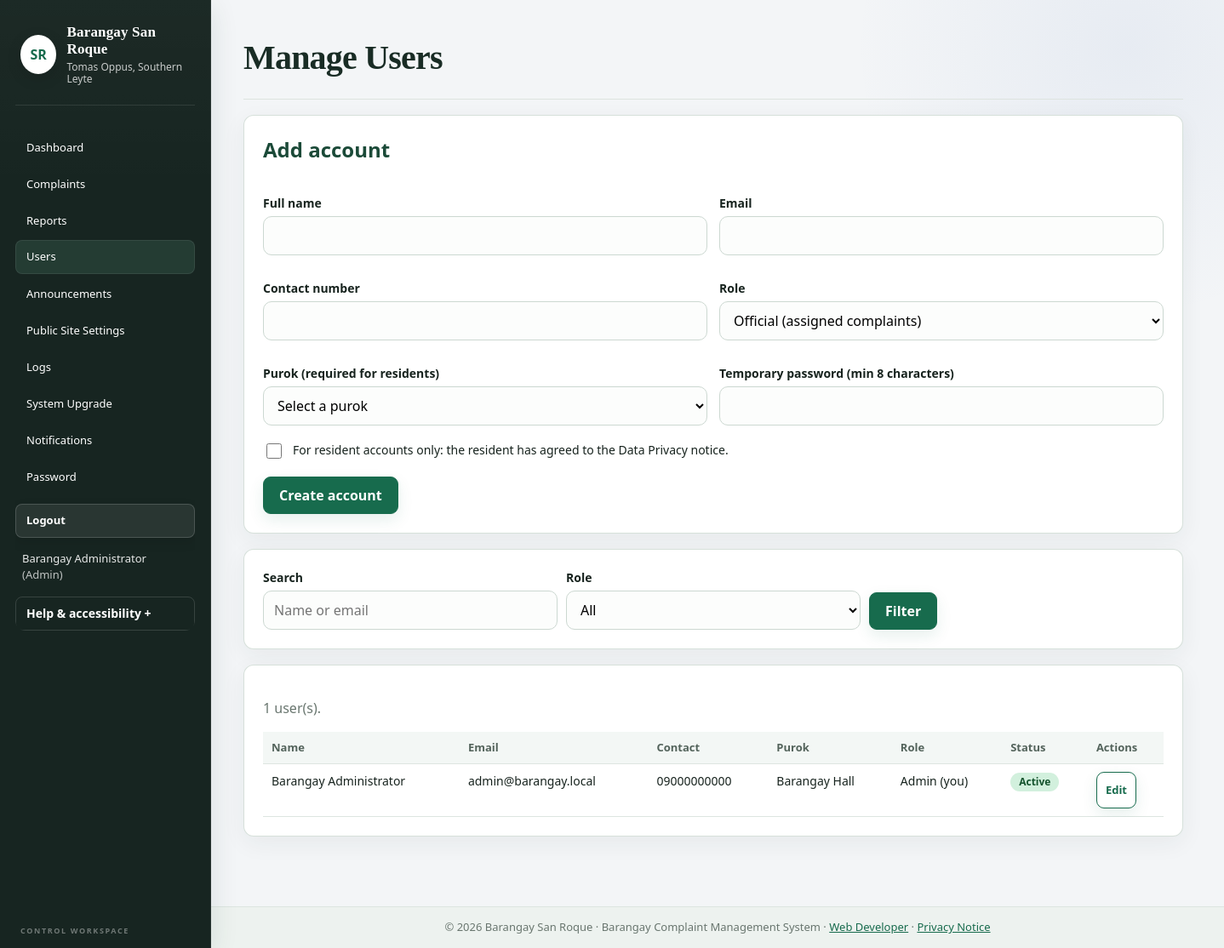
The page /admin/users.php (signed in) on the database its author committed.
### tables this page shows
CREATE TABLE users (
  id             INT AUTO_INCREMENT PRIMARY KEY,
  full_name      VARCHAR(100) NOT NULL,
  email          VARCHAR(120) NOT NULL UNIQUE,
  contact_number VARCHAR(11)  NOT NULL,
  purok          VARCHAR(100) NOT NULL,
  password_hash  VARCHAR(255) NOT NULL,
  role           ENUM('resident','official','admin') NOT NULL DEFAULT 'resident',
  is_active      TINYINT(1)   NOT NULL DEFAULT 1,
  privacy_consent_at DATETIME NULL,
  privacy_notice_version VARCHAR(20) NULL,
  created_at     DATETIME     NOT NULL DEFAULT CURRENT_TIMESTAMP
);

### includes/functions.php (called while the page is built, shortened)
<?php
function e($value): string
{
    return htmlspecialchars((string)$value, ENT_QUOTES, 'UTF-8');
}
function base_url(): string
{
    static $base = null;
    if ($base !== null) {
        return $base;
    }
    $root = realpath(__DIR__ . '/..');
    $doc  = !empty($_SERVER['DOCUMENT_ROOT']) ? realpath($_SERVER['DOCUMENT_ROOT']) : false;
    if ($root && $doc) {
        $root = str_replace('\\', '/', $root);
        $doc  = str_replace('\\', '/', $doc);
    }
    return $base = '';
}
function url(string $path = ''): string
{
    return base_url() . '/' . ltrim($path, '/');
}
function rows(string $sql, array $params = []): array
{
    $st = db()->prepare($sql);
    $st->execute($params);
    return $st->fetchAll();
}
function row(string $sql, array $params = [])
{
    $st = db()->prepare($sql);
    $st->execute($params);
    $r = $st->fetch();
    return $r === false ? null : $r;
}
function scalar(string $sql, array $params = [])
{
    $st = db()->prepare($sql);
    $st->execute($params);
    return $st->fetchColumn();
}
function site_settings(): array
{
    static $settings = null;
    if ($settings !== null) {
        return $settings;
    }
    $settings = [];
    $tableExists = (int)scalar(
        'SELECT COUNT(*) FROM information_schema.TABLES WHERE TABLE_SCHEMA = DATABASE() AND TABLE_NAME = ?',
        ['site_settings']
    );
    if ($tableExists) {
        foreach (rows('SELECT setting_key, setting_value FROM site_settings') as $setting) {
            $settings[$setting['setting_key']] = $setting['setting_value'];
        }
    }
    return $settings;
}
function site_setting(string $key, string $fallback = ''): string
{
    $settings = site_settings();
    return array_key_exists($key, $settings) ? (string)$settings[$key] : $fallback;
}
function site_asset_url(string $key): string
{
    $path = site_setting($key);
    if (!preg_match('#^uploads/site/[a-f0-9]{32}\.(jpg|png)$#D', $path)) {
        return '';
    }
    return url($path);
}
function current_user()
{
    static $user = false;
    if ($user !== false) {
        return $user;
    }
    $u = row('SELECT id, full_name, email, contact_number, purok, role, is_active FROM users WHERE id = ?',
             [$_SESSION['user_id']]);
    return $user = $u;
}
function home_for_role(string $role): string
{
    return $role === 'resident' ? 'resident/dashboard.php' : 'admin/dashboard.php';
}
function require_login(array $roles = []): array
{
    $u = current_user();
    return $u;
}
function unread_count(int $userId): int
{
    static $hasArchiveColumn = null;
    if ($hasArchiveColumn === null) {
        $hasArchiveColumn = (bool)scalar(
            'SELECT COUNT(*) FROM information_schema.COLUMNS WHERE TABLE_SCHEMA = DATABASE()
             AND TABLE_NAME = ? AND COLUMN_NAME = ?',
            ['complaints', 'archived_at']
        );
    }
    $officialScope = $hasArchiveColumn ? '(c.assigned_to = u.id AND c.archived_at IS NULL)' : 'c.assigned_to = u.id';
    return (int)scalar(
        'SELECT COUNT(*) FROM notifications n
         JOIN users u ON u.id = n.user_id
         LEFT JOIN complaints c ON c.id = n.complaint_id
         WHERE n.user_id = ? AND n.is_read = 0
           AND (u.role <> "official" OR n.complaint_id IS NULL OR ' . $officialScope . ')',
        [$userId]
    );
}
function paginate(int $total, int $perPage, int $page): array
{
    $pages = max(1, (int)ceil($total / $perPage));
    $page  = min(max(1, $page), $pages);
    return ['page' => $page, 'pages' => $pages, 'offset' => ($page - 1) * $perPage,
            'perPage' => $perPage, 'total' => $total];
}

### config/database.php (called while the page is built)
<?php
function db(): PDO
{
    static $pdo = null;
    if ($pdo === null) {
        $dsn = 'mysql:host=' . DB_HOST . ';dbname=' . DB_NAME . ';charset=utf8mb4';
        try {
            $pdo = new PDO($dsn, DB_USER, DB_PASS, [
                PDO::ATTR_ERRMODE            => PDO::ERRMODE_EXCEPTION,
                PDO::ATTR_DEFAULT_FETCH_MODE => PDO::FETCH_ASSOC,
                PDO::ATTR_EMULATE_PREPARES   => false,
            ]);
        } catch (PDOException $e) {
            http_response_code(500);
            exit('Database connection failed. Make sure MySQL is running in XAMPP and that you imported database.sql in phpMyAdmin.');
        }
    }
    return $pdo;
}

### admin/users.php (the view, shortened to what this page needs)
<?php
require_once __DIR__ . '/../includes/init.php';
$u = require_login(['admin']);
$new = ['full_name' => '', 'email' => '', 'contact_number' => '', 'purok' => '', 'role' => 'official'];
$q = trim((string)($_GET['q'] ?? ''));
$where = [];
$params = [];
$whereSql = $where ? 'WHERE ' . implode(' AND ', $where) : '';
$total = (int)scalar("SELECT COUNT(*) FROM users $whereSql", $params);
$pg    = paginate($total, PER_PAGE, (int)($_GET['page'] ?? 1));
$list  = rows("SELECT id, full_name, email, contact_number, purok, role, is_active, created_at FROM users $whereSql
               ORDER BY FIELD(role,'admin','official','resident'), full_name
               LIMIT " . (int)$pg['perPage'] . ' OFFSET ' . (int)$pg['offset'], $params);
require __DIR__ . '/../includes/header.php';
?>
<div class="page-head"><h1>Manage Users</h1></div>
<div class="card">
    <h2>Add account</h2>
    <form method="post">
        <div class="grid-2">
            <div><label>Full name</label><input type="text" name="full_name" value="<?= e($new['full_name']) ?>" required></div>
            <div><label>Email</label><input type="email" name="email" value="<?= e($new['email']) ?>" required></div>
            <div><label>Contact number</label><input type="text" name="contact_number" maxlength="11" value="<?= e($new['contact_number']) ?>" required></div>
            <div><label>Role</label>
                <select name="role">
                    <option value="official" <?= $new['role'] === 'official' ? 'selected' : '' ?>>Official (assigned complaints)</option>
                </select></div>
            <div><label for="purok">Purok (required for residents)</label>
                <select id="purok" name="purok"><option value="">Select a purok</option>
                </select></div>
            <div><label>Temporary password (min 8 characters)</label><input type="password" name="password" required></div>
        </div>
        <label class="consent-check"><input type="checkbox" name="privacy_consent" value="1">
            <span>For resident accounts only: the resident has agreed to the Data Privacy notice.</span></label>
        <div class="actions"><button class="btn" type="submit">Create account</button></div>
    </form>
</div>
<div class="card">
    <form method="get" class="filters">
        <div><label for="q">Search</label><input type="search" id="q" name="q" value="<?= e($q) ?>" placeholder="Name or email"></div>
        <div><label for="role">Role</label>
            <select id="role" name="role"><option value="">All</option>
            </select></div>
        <div><button class="btn" type="submit">Filter</button></div>
    </form>
</div>
<div class="card">
    <p class="muted"><?= $total ?> user(s).</p>
    <div class="table-wrap"><table>
        <tr><th>Name</th><th>Email</th><th>Contact</th><th>Purok</th><th>Role</th><th>Status</th><th>Actions</th></tr>
        <?php foreach ($list as $r): $self = (int)$r['id'] === (int)$u['id']; ?>
            <tr>
                <td><?= e($r['full_name']) ?></td>
                <td><?= e($r['email']) ?></td>
                <td><?= e($r['contact_number']) ?></td>
                <td><?= e($r['purok']) ?></td>
                <td><?= e(ucfirst($r['role'])) ?><?= $self ? ' (you)' : '' ?></td>
                <td><?= $r['is_active'] ? '<span class="badge b-resolved">Active</span>' : '<span class="badge b-cancelled">Archived</span>' ?></td>
                <td>
                    <a class="btn btn-sm btn-outline" href="<?= e(url('admin/edit_user.php?id=' . (int)$r['id'])) ?>">Edit</a>
                </td>
            </tr>
        <?php endforeach; ?>
    </table></div>
</div>
<?php require __DIR__ . '/../includes/footer.php'; ?>

### includes/header.php (shortened to what this page needs)
<?php
$u      = current_user();
$cur    = basename($_SERVER['SCRIPT_NAME']);
$unread = $u ? unread_count((int)$u['id']) : 0;
$publicBarangayName = site_setting('barangay_name', BARANGAY_NAME);
$publicBarangayPlace = site_setting('barangay_place', BARANGAY_PLACE);
$logoUrl = site_asset_url('logo_image');
function nav_link(string $path, string $label, string $cur, string $extra = '', string $key = ''): string
{
    $active = (basename($path) === $cur) ? ' class="active"' : '';
    return '<a' . $active . ' href="' . e(url($path)) . '"><span data-i18n="' . e($key) . '">' . e($label) . '</span>' . $extra . '</a>';
}
?>
<!DOCTYPE html>
<html lang="en">
<head>
    <link rel="stylesheet" href="<?= e(url('assets/css/style.css')) ?>?v=<?= filemtime(__DIR__ . '/../assets/css/style.css') ?>">
</head>
<body data-page="<?= e($cur) ?>" class="<?= e(!$u ? 'role-public' : ($u['role'] === 'resident' ? 'role-resident' : 'role-admin')) ?>">
<header class="topbar">
    <div class="topbar-inner">
        <a class="brand" href="<?= e(url($u ? home_for_role($u['role']) : 'index.php')) ?>">
            <?php if ($logoUrl !== ''): ?><img class="logo logo-image" src="<?= e($logoUrl) ?>" alt=""><?php else: ?><span class="logo">SR</span><?php endif; ?>
            <span class="brand-text"><strong><?= e($publicBarangayName) ?></strong><small><?= e($publicBarangayPlace) ?></small></span>
        </a>
        <nav class="nav" id="main-navigation" aria-label="Main navigation">
            <?php if (!$u): ?>
                <?= nav_link('index.php', 'Home', $cur, '', 'nav.home') ?>
                <?= nav_link('developer.php', 'Web Developer', $cur) ?>
                <?= nav_link('auth/login.php', 'Login', $cur, '', 'nav.login') ?>
                <a class="btn-nav<?= $cur === 'register.php' ? ' active' : '' ?>" href="<?= e(url('auth/register.php')) ?>"><span data-i18n="nav.register">Register</span></a>
            <?php else: ?>
                <?= nav_link('admin/dashboard.php', 'Dashboard', $cur, '', 'nav.dashboard') ?>
                <?= nav_link('admin/complaints.php', 'Complaints', $cur, '', 'nav.complaints') ?>
                <?= nav_link('admin/reports.php', 'Reports', $cur, '', 'nav.reports') ?>
                <?php if ($u['role'] === 'admin'): ?>
                    <?= nav_link('admin/users.php', 'Users', $cur, '', 'nav.users') ?>
                    <?= nav_link('admin/announcements.php', 'Announcements', $cur) ?>
                    <?= nav_link('admin/site_settings.php', 'Public Site Settings', $cur) ?>
                    <?= nav_link('admin/activity_logs.php', 'Logs', $cur, '', 'nav.logs') ?>
                    <?= nav_link('admin/database_upgrade.php', 'System Upgrade', $cur) ?>
                <?php endif; ?>
                <?= nav_link('notifications.php', 'Notifications', $cur, $unread ? ' <span class="count">' . $unread . '</span>' : '', 'nav.notifications') ?>
                <?= nav_link('auth/change_password.php', 'Password', $cur, '', 'nav.password') ?>
                <span class="who"><?= e($u['full_name']) ?> <em>(<?= e(ucfirst($u['role'])) ?>)</em></span>
                <a class="btn-nav" href="<?= e(url('auth/logout.php')) ?>"><span data-i18n="nav.logout">Logout</span></a>
            <?php endif; ?>
            <button type="button" class="access-trigger" id="open-accessibility" aria-haspopup="dialog" aria-controls="accessibility-dialog">
                <span data-i18n="access.open">Help &amp; accessibility</span><span aria-hidden="true"> +</span>
            </button>
        </nav>
    </div>
</header>
<main class="container" id="main-content" tabindex="-1">

### includes/footer.php (shortened to what this page needs)
</main>
<footer class="footer">
    &copy; <?= date('Y') ?> <?= e(site_setting('barangay_name', BARANGAY_NAME)) ?> &middot; <?= e(APP_NAME) ?>
    &middot; <a href="<?= e(url('developer.php')) ?>">Web Developer</a>
    &middot; <a href="<?= e(url('privacy.php')) ?>">Privacy Notice</a>
</footer>
</body>
</html>

### rows shown on the page
users: full_name "Barangay Administrator", role "Admin", email "admin@barangay.local", contact_number "09000000000", purok "Barangay Hall", shows "(you)", is_active "Active"

### other values the page prints
$publicBarangayName "Barangay San Roque"
$publicBarangayPlace "Tomas Oppus, Southern Leyte"
$label "Dashboard Complaints Reports Users Announcements Public Site Settings Logs System Upgrade Notifications Password"
$total "1"
site_setting('barangay_name', BARANGAY_NAME) "Barangay San Roque"
APP_NAME "Barangay Complaint Management System"
